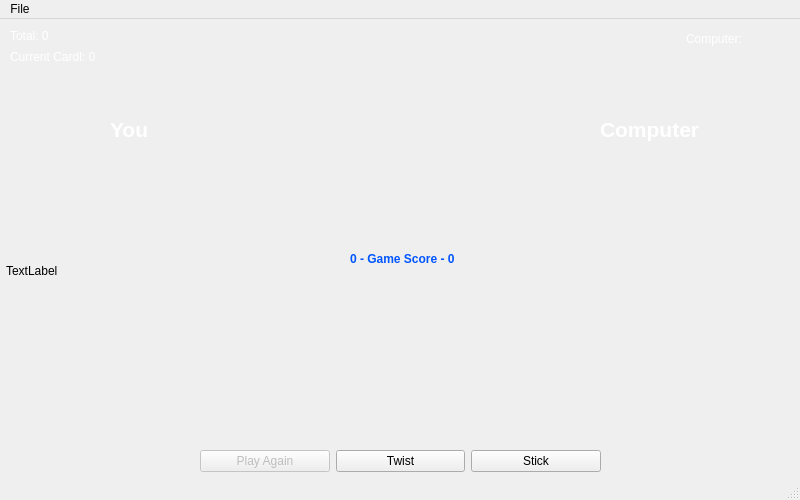
<?xml version="1.0" encoding="UTF-8"?>
<ui version="4.0">
 <class>PlayWindow</class>
 <widget class="QMainWindow" name="PlayWindow">
  <property name="geometry">
   <rect>
    <x>0</x>
    <y>0</y>
    <width>800</width>
    <height>500</height>
   </rect>
  </property>
  <property name="baseSize">
   <size>
    <width>800</width>
    <height>500</height>
   </size>
  </property>
  <property name="windowTitle">
   <string>BlackJack C++ Made by Dominic Heal</string>
  </property>
  <widget class="QWidget" name="centralwidget">
   <widget class="QLabel" name="tableLabel">
    <property name="geometry">
     <rect>
      <x>6</x>
      <y>2</y>
      <width>800</width>
      <height>500</height>
     </rect>
    </property>
    <property name="baseSize">
     <size>
      <width>800</width>
      <height>500</height>
     </size>
    </property>
    <property name="text">
     <string>TextLabel</string>
    </property>
   </widget>
   <widget class="QWidget" name="layoutWidget">
    <property name="geometry">
     <rect>
      <x>200</x>
      <y>430</y>
      <width>401</width>
      <height>25</height>
     </rect>
    </property>
    <layout class="QHBoxLayout" name="horizontalLayout">
     <item>
      <widget class="QPushButton" name="playagainButton">
       <property name="enabled">
        <bool>false</bool>
       </property>
       <property name="text">
        <string>Play Again</string>
       </property>
      </widget>
     </item>
     <item>
      <widget class="QPushButton" name="twistButton">
       <property name="text">
        <string>Twist</string>
       </property>
      </widget>
     </item>
     <item>
      <widget class="QPushButton" name="stickButton">
       <property name="text">
        <string>Stick</string>
       </property>
      </widget>
     </item>
    </layout>
   </widget>
   <widget class="QLabel" name="playertotalLabel">
    <property name="geometry">
     <rect>
      <x>10</x>
      <y>10</y>
      <width>47</width>
      <height>13</height>
     </rect>
    </property>
    <property name="palette">
     <palette>
      <active>
       <colorrole role="WindowText">
        <brush brushstyle="SolidPattern">
         <color alpha="255">
          <red>255</red>
          <green>255</green>
          <blue>255</blue>
         </color>
        </brush>
       </colorrole>
      </active>
      <inactive>
       <colorrole role="WindowText">
        <brush brushstyle="SolidPattern">
         <color alpha="255">
          <red>255</red>
          <green>255</green>
          <blue>255</blue>
         </color>
        </brush>
       </colorrole>
      </inactive>
      <disabled>
       <colorrole role="WindowText">
        <brush brushstyle="SolidPattern">
         <color alpha="255">
          <red>120</red>
          <green>120</green>
          <blue>120</blue>
         </color>
        </brush>
       </colorrole>
      </disabled>
     </palette>
    </property>
    <property name="text">
     <string>Total: 0</string>
    </property>
   </widget>
   <widget class="QLabel" name="playercurrentLabel">
    <property name="geometry">
     <rect>
      <x>10</x>
      <y>30</y>
      <width>111</width>
      <height>16</height>
     </rect>
    </property>
    <property name="palette">
     <palette>
      <active>
       <colorrole role="WindowText">
        <brush brushstyle="SolidPattern">
         <color alpha="255">
          <red>255</red>
          <green>255</green>
          <blue>255</blue>
         </color>
        </brush>
       </colorrole>
      </active>
      <inactive>
       <colorrole role="WindowText">
        <brush brushstyle="SolidPattern">
         <color alpha="255">
          <red>255</red>
          <green>255</green>
          <blue>255</blue>
         </color>
        </brush>
       </colorrole>
      </inactive>
      <disabled>
       <colorrole role="WindowText">
        <brush brushstyle="SolidPattern">
         <color alpha="255">
          <red>120</red>
          <green>120</green>
          <blue>120</blue>
         </color>
        </brush>
       </colorrole>
      </disabled>
     </palette>
    </property>
    <property name="text">
     <string>Current Cardl: 0</string>
    </property>
   </widget>
   <widget class="QLabel" name="label">
    <property name="geometry">
     <rect>
      <x>110</x>
      <y>90</y>
      <width>61</width>
      <height>41</height>
     </rect>
    </property>
    <property name="palette">
     <palette>
      <active>
       <colorrole role="WindowText">
        <brush brushstyle="SolidPattern">
         <color alpha="255">
          <red>255</red>
          <green>255</green>
          <blue>255</blue>
         </color>
        </brush>
       </colorrole>
      </active>
      <inactive>
       <colorrole role="WindowText">
        <brush brushstyle="SolidPattern">
         <color alpha="255">
          <red>255</red>
          <green>255</green>
          <blue>255</blue>
         </color>
        </brush>
       </colorrole>
      </inactive>
      <disabled>
       <colorrole role="WindowText">
        <brush brushstyle="SolidPattern">
         <color alpha="255">
          <red>120</red>
          <green>120</green>
          <blue>120</blue>
         </color>
        </brush>
       </colorrole>
      </disabled>
     </palette>
    </property>
    <property name="font">
     <font>
      <pointsize>16</pointsize>
      <weight>75</weight>
      <bold>true</bold>
     </font>
    </property>
    <property name="text">
     <string>You</string>
    </property>
   </widget>
   <widget class="QLabel" name="label_2">
    <property name="geometry">
     <rect>
      <x>600</x>
      <y>90</y>
      <width>161</width>
      <height>41</height>
     </rect>
    </property>
    <property name="palette">
     <palette>
      <active>
       <colorrole role="WindowText">
        <brush brushstyle="SolidPattern">
         <color alpha="255">
          <red>255</red>
          <green>255</green>
          <blue>255</blue>
         </color>
        </brush>
       </colorrole>
      </active>
      <inactive>
       <colorrole role="WindowText">
        <brush brushstyle="SolidPattern">
         <color alpha="255">
          <red>255</red>
          <green>255</green>
          <blue>255</blue>
         </color>
        </brush>
       </colorrole>
      </inactive>
      <disabled>
       <colorrole role="WindowText">
        <brush brushstyle="SolidPattern">
         <color alpha="255">
          <red>120</red>
          <green>120</green>
          <blue>120</blue>
         </color>
        </brush>
       </colorrole>
      </disabled>
     </palette>
    </property>
    <property name="font">
     <font>
      <pointsize>16</pointsize>
      <weight>75</weight>
      <bold>true</bold>
     </font>
    </property>
    <property name="text">
     <string>Computer</string>
    </property>
   </widget>
   <widget class="QLabel" name="gamescoreLabel">
    <property name="geometry">
     <rect>
      <x>350</x>
      <y>230</y>
      <width>131</width>
      <height>20</height>
     </rect>
    </property>
    <property name="palette">
     <palette>
      <active>
       <colorrole role="WindowText">
        <brush brushstyle="SolidPattern">
         <color alpha="255">
          <red>0</red>
          <green>85</green>
          <blue>255</blue>
         </color>
        </brush>
       </colorrole>
      </active>
      <inactive>
       <colorrole role="WindowText">
        <brush brushstyle="SolidPattern">
         <color alpha="255">
          <red>0</red>
          <green>85</green>
          <blue>255</blue>
         </color>
        </brush>
       </colorrole>
      </inactive>
      <disabled>
       <colorrole role="WindowText">
        <brush brushstyle="SolidPattern">
         <color alpha="255">
          <red>120</red>
          <green>120</green>
          <blue>120</blue>
         </color>
        </brush>
       </colorrole>
      </disabled>
     </palette>
    </property>
    <property name="font">
     <font>
      <weight>75</weight>
      <bold>true</bold>
     </font>
    </property>
    <property name="text">
     <string>0 - Game Score - 0</string>
    </property>
   </widget>
   <widget class="QLabel" name="computerScoreLabel">
    <property name="geometry">
     <rect>
      <x>686</x>
      <y>10</y>
      <width>111</width>
      <height>20</height>
     </rect>
    </property>
    <property name="palette">
     <palette>
      <active>
       <colorrole role="WindowText">
        <brush brushstyle="SolidPattern">
         <color alpha="255">
          <red>255</red>
          <green>255</green>
          <blue>255</blue>
         </color>
        </brush>
       </colorrole>
      </active>
      <inactive>
       <colorrole role="WindowText">
        <brush brushstyle="SolidPattern">
         <color alpha="255">
          <red>255</red>
          <green>255</green>
          <blue>255</blue>
         </color>
        </brush>
       </colorrole>
      </inactive>
      <disabled>
       <colorrole role="WindowText">
        <brush brushstyle="SolidPattern">
         <color alpha="255">
          <red>120</red>
          <green>120</green>
          <blue>120</blue>
         </color>
        </brush>
       </colorrole>
      </disabled>
     </palette>
    </property>
    <property name="text">
     <string>Computer:</string>
    </property>
   </widget>
   <widget class="QLabel" name="statusLabel">
    <property name="geometry">
     <rect>
      <x>115</x>
      <y>350</y>
      <width>47</width>
      <height>13</height>
     </rect>
    </property>
    <property name="palette">
     <palette>
      <active>
       <colorrole role="WindowText">
        <brush brushstyle="SolidPattern">
         <color alpha="255">
          <red>255</red>
          <green>255</green>
          <blue>255</blue>
         </color>
        </brush>
       </colorrole>
      </active>
      <inactive>
       <colorrole role="WindowText">
        <brush brushstyle="SolidPattern">
         <color alpha="255">
          <red>255</red>
          <green>255</green>
          <blue>255</blue>
         </color>
        </brush>
       </colorrole>
      </inactive>
      <disabled>
       <colorrole role="WindowText">
        <brush brushstyle="SolidPattern">
         <color alpha="255">
          <red>120</red>
          <green>120</green>
          <blue>120</blue>
         </color>
        </brush>
       </colorrole>
      </disabled>
     </palette>
    </property>
    <property name="text">
     <string/>
    </property>
   </widget>
   <widget class="QLabel" name="computerStatusLabel">
    <property name="geometry">
     <rect>
      <x>630</x>
      <y>350</y>
      <width>47</width>
      <height>13</height>
     </rect>
    </property>
    <property name="palette">
     <palette>
      <active>
       <colorrole role="WindowText">
        <brush brushstyle="SolidPattern">
         <color alpha="255">
          <red>255</red>
          <green>255</green>
          <blue>255</blue>
         </color>
        </brush>
       </colorrole>
      </active>
      <inactive>
       <colorrole role="WindowText">
        <brush brushstyle="SolidPattern">
         <color alpha="255">
          <red>255</red>
          <green>255</green>
          <blue>255</blue>
         </color>
        </brush>
       </colorrole>
      </inactive>
      <disabled>
       <colorrole role="WindowText">
        <brush brushstyle="SolidPattern">
         <color alpha="255">
          <red>120</red>
          <green>120</green>
          <blue>120</blue>
         </color>
        </brush>
       </colorrole>
      </disabled>
     </palette>
    </property>
    <property name="text">
     <string/>
    </property>
   </widget>
   <widget class="QLabel" name="outcomeLabel">
    <property name="geometry">
     <rect>
      <x>270</x>
      <y>260</y>
      <width>281</width>
      <height>121</height>
     </rect>
    </property>
    <property name="palette">
     <palette>
      <active>
       <colorrole role="WindowText">
        <brush brushstyle="SolidPattern">
         <color alpha="255">
          <red>255</red>
          <green>0</green>
          <blue>0</blue>
         </color>
        </brush>
       </colorrole>
      </active>
      <inactive>
       <colorrole role="WindowText">
        <brush brushstyle="SolidPattern">
         <color alpha="255">
          <red>255</red>
          <green>0</green>
          <blue>0</blue>
         </color>
        </brush>
       </colorrole>
      </inactive>
      <disabled>
       <colorrole role="WindowText">
        <brush brushstyle="SolidPattern">
         <color alpha="255">
          <red>120</red>
          <green>120</green>
          <blue>120</blue>
         </color>
        </brush>
       </colorrole>
      </disabled>
     </palette>
    </property>
    <property name="font">
     <font>
      <pointsize>16</pointsize>
      <weight>75</weight>
      <bold>true</bold>
     </font>
    </property>
    <property name="text">
     <string/>
    </property>
    <property name="alignment">
     <set>Qt::AlignCenter</set>
    </property>
   </widget>
  </widget>
  <widget class="QMenuBar" name="menubar">
   <property name="geometry">
    <rect>
     <x>0</x>
     <y>0</y>
     <width>800</width>
     <height>21</height>
    </rect>
   </property>
   <widget class="QMenu" name="menuQuit">
    <property name="title">
     <string>File</string>
    </property>
    <addaction name="actionQuit"/>
   </widget>
   <addaction name="menuQuit"/>
  </widget>
  <widget class="QStatusBar" name="statusbar"/>
  <action name="actionQuit">
   <property name="text">
    <string>Quit</string>
   </property>
  </action>
 </widget>
 <resources/>
 <connections/>
</ui>
